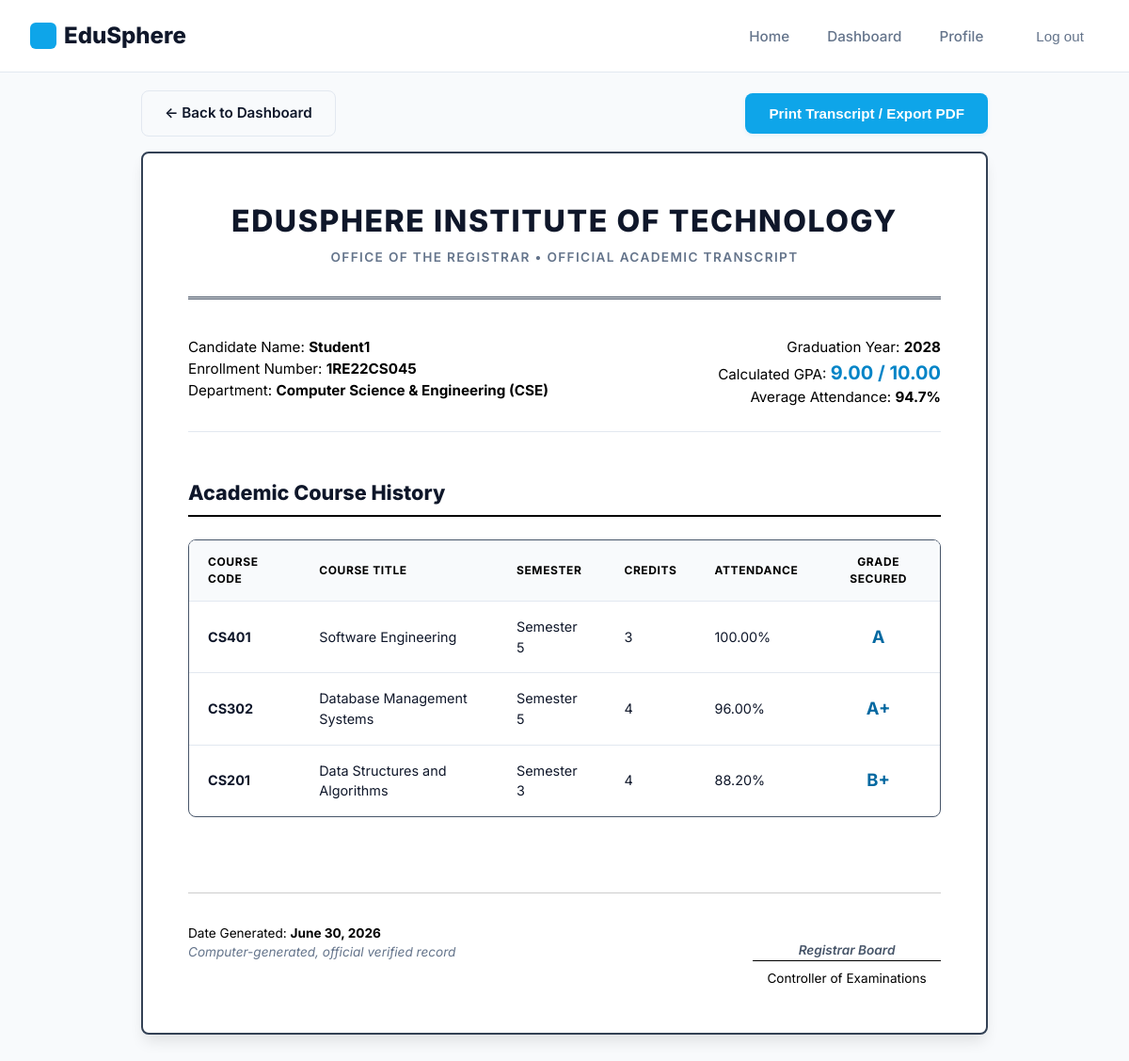
Page /transcript/student1/ (signed in) on the earlier database version.
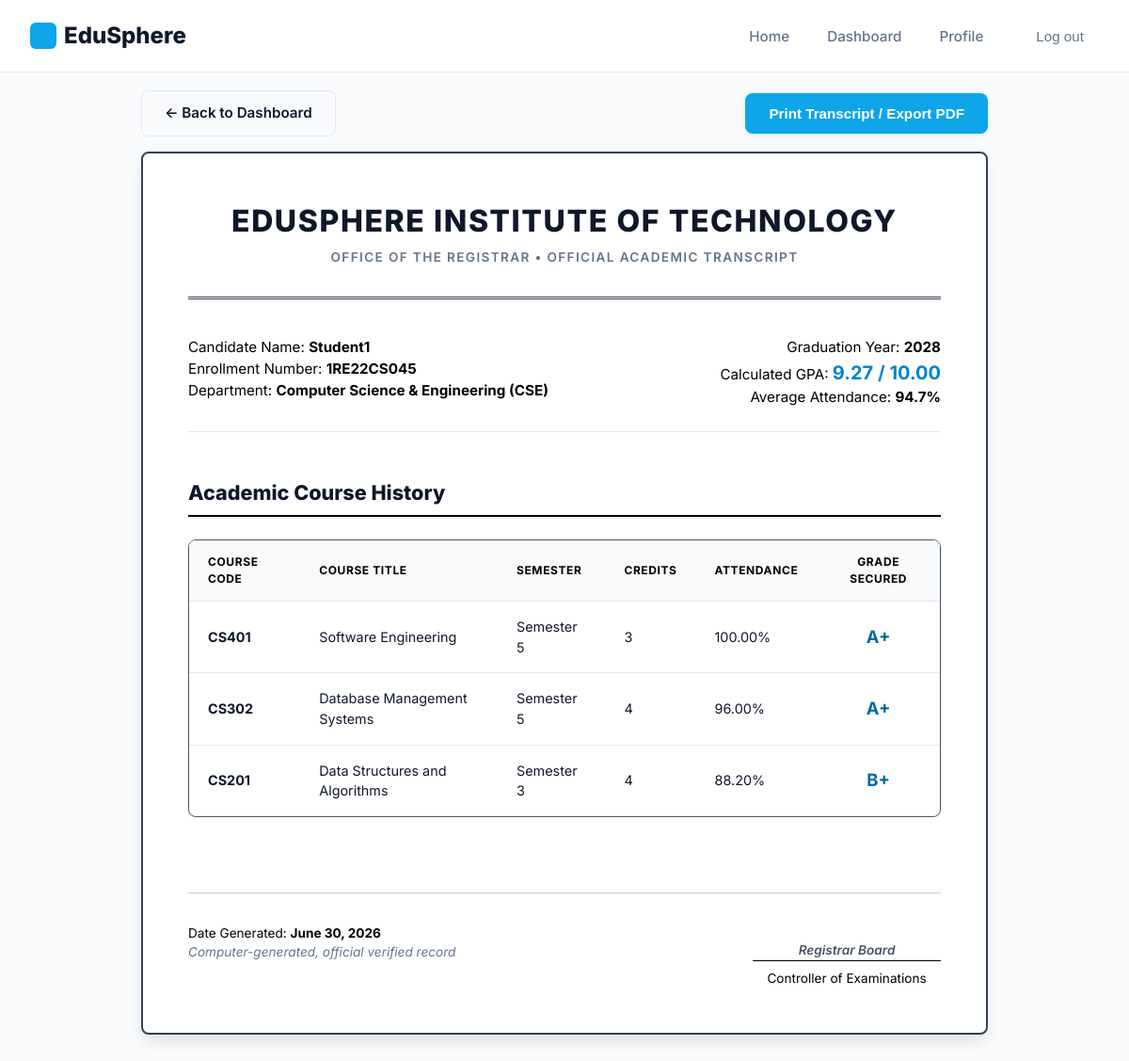
Same page on the later database version.
### users/models.py (models this page shows, shortened)
class StudentProfile(models.Model):
    user = models.OneToOneField(CustomUser, on_delete=models.CASCADE, related_name='student_profile')
    enrollment_number = models.CharField(max_length=50, blank=True, null=True)
    department = models.ForeignKey('academics.Department', on_delete=models.SET_NULL, blank=True, null=True, related_name='students')
    major = models.CharField(max_length=100, blank=True, null=True)
    current_semester = models.IntegerField(default=1)
    graduation_year = models.IntegerField(blank=True, null=True)
    cgpa = models.DecimalField(max_digits=4, decimal_places=2, default=0.00)
    skills = models.ManyToManyField('portfolio.Skill', blank=True, related_name='students')
    github = models.URLField(blank=True, null=True)
    linkedin = models.URLField(blank=True, null=True)
    leetcode = models.URLField(blank=True, null=True)
    codeforces = models.URLField(blank=True, null=True)
    location = models.CharField(max_length=150, blank=True, null=True)

class CustomUser(AbstractUser):
    ROLE_CHOICES = (
        ('student', 'Student'),
        ('faculty', 'Faculty'),
        ('hod', 'HOD'),
        ('placement_officer', 'Placement Officer'),
    )
    role = models.CharField(max_length=20, choices=ROLE_CHOICES, default='student')
    phone_number = models.CharField(max_length=15, blank=True, null=True)
    profile_picture = models.ImageField(upload_to='profile_pics/', blank=True, null=True)

### academics/models.py (models this page shows, shortened)
class CourseEnrollment(models.Model):
    student = models.ForeignKey('users.StudentProfile', on_delete=models.CASCADE, related_name='enrollments')
    course = models.ForeignKey(Course, on_delete=models.CASCADE, related_name='enrollments')
    semester = models.IntegerField()
    grade = models.CharField(max_length=5, blank=True, null=True)
    attendance_percentage = models.DecimalField(max_digits=5, decimal_places=2, default=100.00)
    class Meta:
        unique_together = ('student', 'course', 'semester')

class Department(models.Model):
    name = models.CharField(max_length=100, unique=True)
    code = models.CharField(max_length=10, unique=True)

class Course(models.Model):
    name = models.CharField(max_length=100)
    code = models.CharField(max_length=20, unique=True)
    department = models.ForeignKey(Department, on_delete=models.CASCADE, related_name='courses')
    credits = models.IntegerField(default=3)
    semester = models.IntegerField(default=1)
    faculty = models.ForeignKey('users.FacultyProfile', on_delete=models.SET_NULL, blank=True, null=True, related_name='assigned_courses')

### academics/views.py (the view)
# urls.py: path('transcript/<str:username>/', views.academic_transcript, name='transcript'),
@login_required
def academic_transcript(request, username):
    student_profile = get_object_or_404(StudentProfile, user__username=username)
    if request.user.role == 'student' and request.user.username != username:
        messages.error(request, "You do not have permission to view this transcript.")
        return redirect('dashboard')
    enrollments = student_profile.enrollments.all().select_related('course')
    avg_attendance = enrollments.aggregate(Avg('attendance_percentage'))['attendance_percentage__avg'] or 0.0
    context = {
        'student': student_profile,
        'enrollments': enrollments,
        'avg_attendance': round(avg_attendance, 1),
    }
    return render(request, 'academics/transcript.html', context)

### templates/academics/transcript.html (shortened to what the changed rows need)
{% extends "base.html" %}
{% block content %}
<div class="container" style="padding-bottom: 4rem;">
    <div class="transcript-sheet">
        <div class="sheet-meta-grid">
            <div>
                <p>Candidate Name: <strong>{{ student.user.first_name|default:student.user.username }} {{ student.user.last_name|default:"" }}</strong></p>
                <p>Enrollment Number: <strong>{{ student.enrollment_number }}</strong></p>
                <p>Department: <strong>{{ student.department.name }} ({{ student.department.code }})</strong></p>
            </div>
            <div style="text-align: right;">
                <p>Graduation Year: <strong>{{ student.graduation_year }}</strong></p>
                <p>Calculated GPA: <strong style="font-size: 1.25rem; color: #0284c7;">{{ student.cgpa }} / 10.00</strong></p>
            </div>
        </div>
        <div>
            <div class="table-responsive" style="border: 1px solid #475569;">
                <table class="table">
                    <thead>
                        <tr style="background: #f1f5f9;">
                            <th style="color: black; font-weight: 700;">Course Code</th>
                            <th style="color: black; font-weight: 700;">Course Title</th>
                            <th style="color: black; font-weight: 700;">Semester</th>
                            <th style="color: black; font-weight: 700;">Credits</th>
                            <th style="color: black; font-weight: 700;">Attendance</th>
                            <th style="color: black; font-weight: 700; text-align: center;">Grade Secured</th>
                        </tr>
                    </thead>
                    <tbody>
                        {% if enrollments %}
                            {% for enroll in enrollments %}
                                <tr>
                                    <td><strong>{{ enroll.course.code }}</strong></td>
                                    <td>{{ enroll.course.name }}</td>
                                    <td>Semester {{ enroll.semester }}</td>
                                    <td>{{ enroll.course.credits }}</td>
                                    <td>{{ enroll.attendance_percentage }}%</td>
                                    <td style="text-align: center;">
                                        {% if enroll.grade %}
                                            <strong style="font-size: 1.15rem; color: #0369a1;">{{ enroll.grade }}</strong>
                                        {% else %}
                                            <span style="font-style: italic; color: var(--text-muted);">In progress</span>
                                        {% endif %}
                                    </td>
                                </tr>
                            {% endfor %}
                        {% else %}
                            <tr>
                                <td colspan="6" style="text-align: center; color: var(--text-muted); padding: 2rem;">No enrollment records registered.</td>
                            </tr>
                        {% endif %}
                    </tbody>
                </table>
            </div>
        </div>
    </div>
</div>
{% endblock %}

Differences in the rows shown:
changed StudentProfile "1RE22CS045": cgpa "9.00" → "9.27"
changed CourseEnrollment "CS401": grade "A" → "A+"
